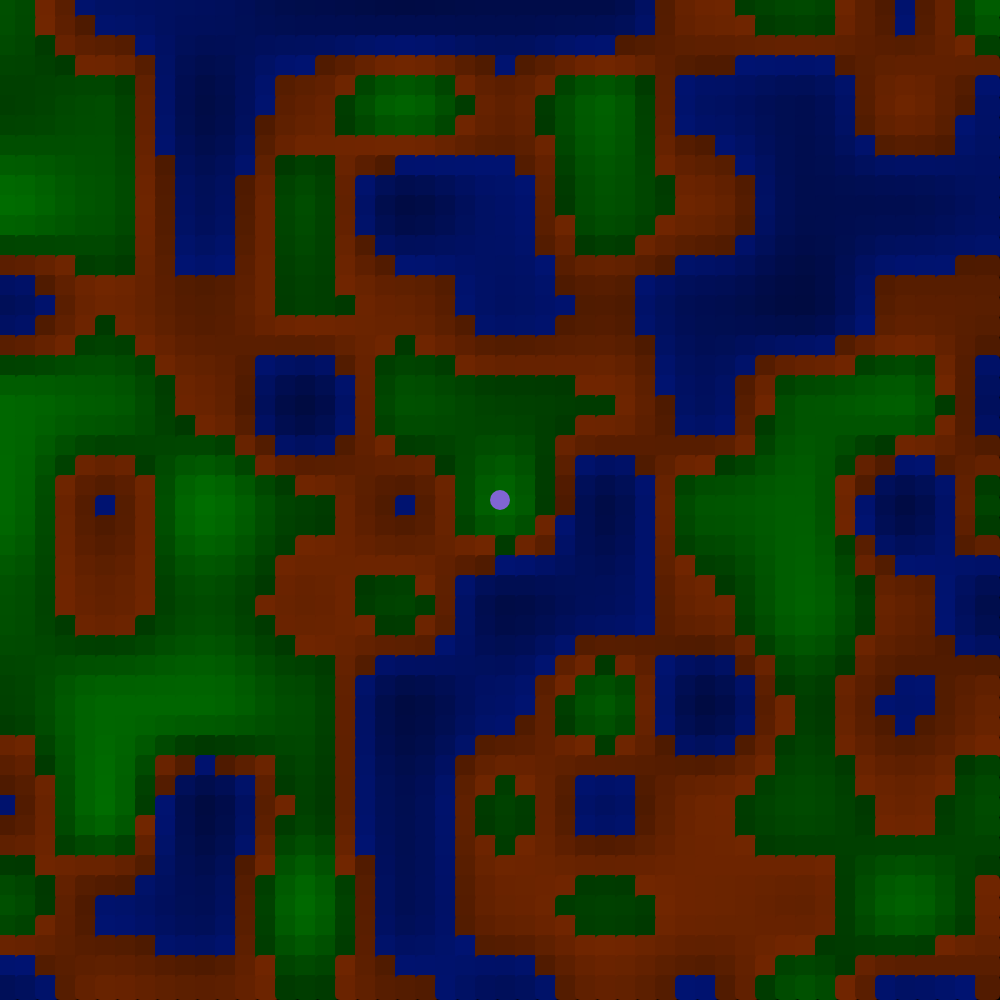
Frame 1 (no input)
Frame 60 (no input): identical to frame 1, image omitted
Frame 120 (the mouse pressed at the canvas centre since frame 60): identical to frame 1, image omitted

The p5.js sketch that drew this single still picture (run headless with seeded random() and noise() and a simulated clock; from frame 60 on, the mouse is pressed at the canvas centre):

// p5.js sketch
// ── sketch.js
const { abs } = Math;

const
	size = window.innerHeight,
	pixelSize = 20,
	noiseReducer = 100,
	stepSize = 5,
	camSize = size / 6

let pPos, wPos;

function setup() {
	createCanvas(size, size);
	noStroke();
	noiseDetail(1);
	colorMode(HSL, 360);

	pPos = createVector(0, 0);
	wPos = createVector(0, 0);
}

function draw() {
	translate(width / 2, height / 2);
	background(0);
	Move();

	for (let x = -width / 2; x < width / 2; x += pixelSize)
		for (let y = -height / 2; y < height / 2; y += pixelSize) {
			fill(...Color(map(
				noise(
					(x + wPos.x) / noiseReducer + 1e6,
					(y + wPos.y) / noiseReducer + 1e6
				),
				0, .5, 0, 100
			), x, y))
			square(x - 5, y - 5, pixelSize + 5, 5);
		}

	fill(255, 200, 220);
	circle(pPos.x, pPos.y, pixelSize);
}

function Move() {
	if (keyIsDown(87))       // w
		yPos(-1).add(0, -stepSize);
	else if (keyIsDown(83))  // s
		yPos().add(0, stepSize);
	if (keyIsDown(65))       // a
		xPos(-1).add(-stepSize);
	else if (keyIsDown(68))  // d
		xPos().add(stepSize);
}

const
	yInCam = m => pPos.y * m < camSize,
	xInCam = m => pPos.x * m < camSize,

	yPos = (m = 1) => yInCam(m) ? pPos : wPos,
	xPos = (m = 1) => xInCam(m) ? pPos : wPos;

function Color(val, x, y) { // 0 < val < 100
	const [hue, bp] = [
		[230, 35],
		[20, 60],
		[120, 100]
	]
		.find(([, max]) => val < max);

	return [hue, 360, map(val, bp - 20, bp + 20, 60, 100)];
}
